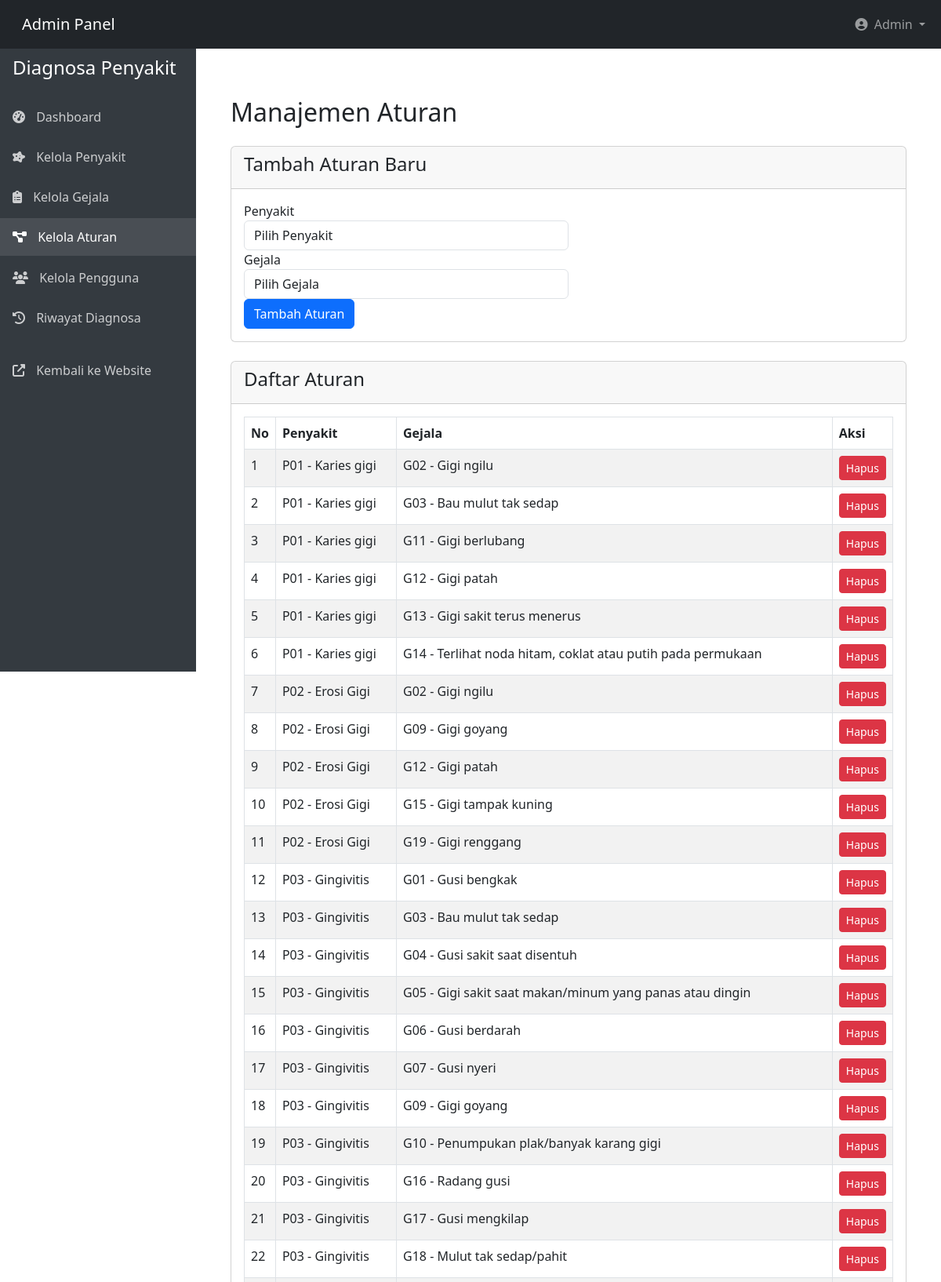
Screenshot of /admin/aturan.php (signed in, upper part) with the database file from the repository.
### tables this page shows
CREATE TABLE `aturan` (
  `id` int NOT NULL,
  `penyakit_id` int NOT NULL,
  `gejala_id` int NOT NULL
);

CREATE TABLE `penyakit` (
  `id` int NOT NULL,
  `kode_penyakit` varchar(10) NOT NULL,
  `nama_penyakit` varchar(100) NOT NULL,
  `deskripsi` text NOT NULL,
  `solusi` text NOT NULL
);

CREATE TABLE `gejala` (
  `id` int NOT NULL,
  `kode_gejala` varchar(10) NOT NULL,
  `nama_gejala` varchar(100) NOT NULL
);

### admin/aturan.php (the view, shortened to what this page needs)
<?php
require_once(__DIR__ . '/layout/header_layout.php');
$query = "SELECT a.id, p.kode_penyakit, p.nama_penyakit, g.kode_gejala, g.nama_gejala
          FROM aturan a
          JOIN penyakit p ON a.penyakit_id = p.id
          JOIN gejala g ON a.gejala_id = g.id
          ORDER BY p.kode_penyakit, g.kode_gejala";
$result = mysqli_query($conn, $query);
?>
<div class="container mt-5">
    <h2>Manajemen Aturan</h2>
    <div class="card mt-4">
        <div class="card-header">
            <h4>Tambah Aturan Baru</h4>
        </div>
        <div class="card-body">
            <form method="post">
                <div class="form-row">
                    <div class="form-group col-md-6">
                        <label>Penyakit</label>
                        <select name="penyakit_id" class="form-control" required>
                            <option value="">Pilih Penyakit</option>
                        </select>
                    </div>
                    <div class="form-group col-md-6">
                        <label>Gejala</label>
                        <select name="gejala_id" class="form-control" required>
                            <option value="">Pilih Gejala</option>
                        </select>
                    </div>
                </div>
                <button type="submit" name="tambah" class="btn btn-primary">Tambah Aturan</button>
            </form>
        </div>
    </div>
    <div class="card mt-4">
        <div class="card-header">
            <h4>Daftar Aturan</h4>
        </div>
        <div class="card-body">
            <div class="table-responsive">
                <table class="table table-striped table-bordered">
                    <thead class="thead-dark">
                        <tr>
                            <th>No</th>
                            <th>Penyakit</th>
                            <th>Gejala</th>
                            <th>Aksi</th>
                        </tr>
                    </thead>
                    <tbody>
                        <?php
                        $no = 1;
                        while ($row = mysqli_fetch_assoc($result)):
                        ?>
                        <tr>
                            <td><?= $no++ ?></td>
                            <td><?= $row['kode_penyakit'] ?> - <?= $row['nama_penyakit'] ?></td>
                            <td><?= $row['kode_gejala'] ?> - <?= $row['nama_gejala'] ?></td>
                            <td>
                                <a href="?hapus=<?= $row['id'] ?>" class="btn btn-sm btn-danger"
                                   onclick="return confirm('Yakin ingin menghapus aturan ini?')">Hapus</a>
                            </td>
                        </tr>
                        <?php endwhile; ?>
                    </tbody>
                </table>
            </div>
        </div>
    </div>
</div>
<?php
require_once(__DIR__ . '/layout/footer_layout.php');
?>

### admin/layout/header_layout.php (style rules this page uses)
body { padding-top: 56px; }

### rows the page displays
aturan: penyakit.kode_penyakit "P01", penyakit.nama_penyakit "Karies gigi", gejala.kode_gejala "G02", gejala.nama_gejala "Gigi ngilu"
aturan: penyakit.kode_penyakit "P01", penyakit.nama_penyakit "Karies gigi", gejala.kode_gejala "G03", gejala.nama_gejala "Bau mulut tak sedap"
aturan: penyakit.kode_penyakit "P01", penyakit.nama_penyakit "Karies gigi", gejala.kode_gejala "G11", gejala.nama_gejala "Gigi berlubang"
aturan: penyakit.kode_penyakit "P01", penyakit.nama_penyakit "Karies gigi", gejala.kode_gejala "G12", gejala.nama_gejala "Gigi patah"
aturan: penyakit.kode_penyakit "P01", penyakit.nama_penyakit "Karies gigi", gejala.kode_gejala "G13", gejala.nama_gejala "Gigi sakit terus menerus"
aturan: penyakit.kode_penyakit "P01", penyakit.nama_penyakit "Karies gigi", gejala.kode_gejala "G14", gejala.nama_gejala "Terlihat noda hitam, coklat atau putih pada permukaan"
aturan: penyakit.kode_penyakit "P02", penyakit.nama_penyakit "Erosi Gigi", gejala.kode_gejala "G02", gejala.nama_gejala "Gigi ngilu"
aturan: penyakit.kode_penyakit "P02", penyakit.nama_penyakit "Erosi Gigi", gejala.kode_gejala "G09", gejala.nama_gejala "Gigi goyang"
aturan: penyakit.kode_penyakit "P02", penyakit.nama_penyakit "Erosi Gigi", gejala.kode_gejala "G12", gejala.nama_gejala "Gigi patah"
aturan: penyakit.kode_penyakit "P02", penyakit.nama_penyakit "Erosi Gigi", gejala.kode_gejala "G15", gejala.nama_gejala "Gigi tampak kuning"
aturan: penyakit.kode_penyakit "P02", penyakit.nama_penyakit "Erosi Gigi", gejala.kode_gejala "G19", gejala.nama_gejala "Gigi renggang"
aturan: penyakit.kode_penyakit "P03", penyakit.nama_penyakit "Gingivitis", gejala.kode_gejala "G01", gejala.nama_gejala "Gusi bengkak"
aturan: penyakit.kode_penyakit "P03", penyakit.nama_penyakit "Gingivitis", gejala.kode_gejala "G03", gejala.nama_gejala "Bau mulut tak sedap"
aturan: penyakit.kode_penyakit "P03", penyakit.nama_penyakit "Gingivitis", gejala.kode_gejala "G04", gejala.nama_gejala "Gusi sakit saat disentuh"
aturan: penyakit.kode_penyakit "P03", penyakit.nama_penyakit "Gingivitis", gejala.kode_gejala "G05", gejala.nama_gejala "Gigi sakit saat makan/minum yang panas atau dingin"
aturan: penyakit.kode_penyakit "P03", penyakit.nama_penyakit "Gingivitis", gejala.kode_gejala "G06", gejala.nama_gejala "Gusi berdarah"
aturan: penyakit.kode_penyakit "P03", penyakit.nama_penyakit "Gingivitis", gejala.kode_gejala "G07", gejala.nama_gejala "Gusi nyeri"
aturan: penyakit.kode_penyakit "P03", penyakit.nama_penyakit "Gingivitis", gejala.kode_gejala "G09", gejala.nama_gejala "Gigi goyang"
aturan: penyakit.kode_penyakit "P03", penyakit.nama_penyakit "Gingivitis", gejala.kode_gejala "G10", gejala.nama_gejala "Penumpukan plak/banyak karang gigi"
aturan: penyakit.kode_penyakit "P03", penyakit.nama_penyakit "Gingivitis", gejala.kode_gejala "G16", gejala.nama_gejala "Radang gusi"
aturan: penyakit.kode_penyakit "P03", penyakit.nama_penyakit "Gingivitis", gejala.kode_gejala "G17", gejala.nama_gejala "Gusi mengkilap"
aturan: penyakit.kode_penyakit "P03", penyakit.nama_penyakit "Gingivitis", gejala.kode_gejala "G18", gejala.nama_gejala "Mulut tak sedap/pahit"
